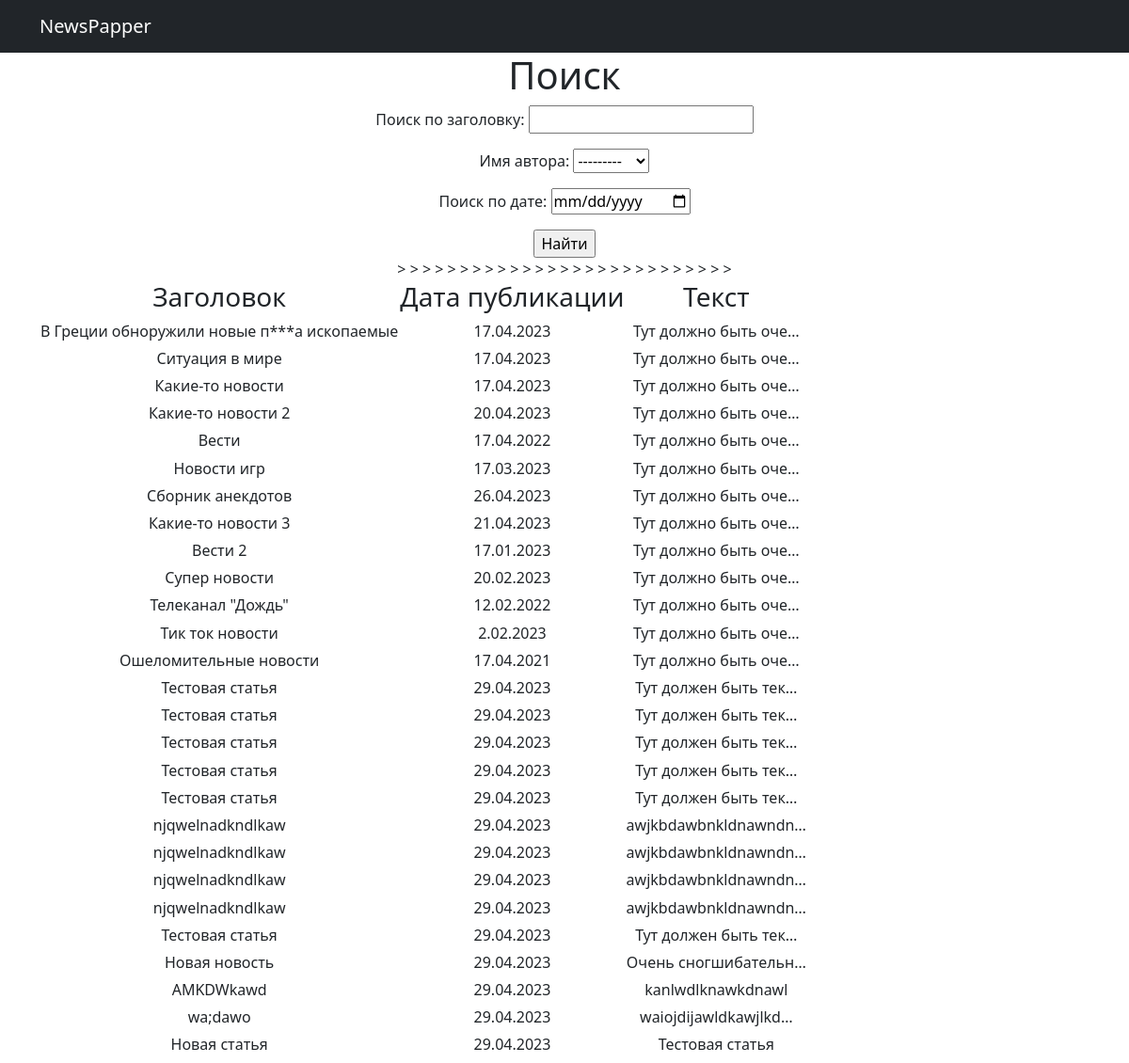
The page /post/news/search/ on the database its author committed.
### news/models.py (models this page shows, shortened)
class Post(models.Model):
    article = 'AR'
    news = 'NE'
    POST_TYPES = [
        (article, 'Статья'),
        (news, 'Новость')
    ]
    author = models.ForeignKey(Author, on_delete=models.CASCADE)
    post_type = models.CharField(max_length=2, choices=POST_TYPES)
    time_created = models.DateTimeField(auto_now_add=True)
    categories = models.ManyToManyField(Category, through='PostCategory')
    title = models.CharField(max_length=255)
    text = models.TextField()
    rating = models.FloatField(default=0.0)

### news/views.py (the view)
# urls.py: path('news/search/', PostSearch.as_view(), name='post_search'),
class PostSearch(ListView):
    model = Post
    template_name = 'search.html'
    context_object_name = 'post'
    def get_queryset(self):
        queryset = super().get_queryset()
        self.filterset = PostFilter(self.request.GET, queryset)
        return self.filterset.qs
    def get_context_data(self, **kwargs):
        context = super().get_context_data(**kwargs)
        context['filterset'] = self.filterset
        return context

### news/models.py (called while the page is built)
    def __str__(self):
        return self.user.username

### news/templatetags/custom_filter.py (called while the page is built)
@register.filter()
def censor(value):
   bad_words = ('падла', 'урод')
   if not isinstance(value, str):
      raise TypeError(f"unresolved type '{type(value)}' expected  type 'str'")
   for word in value.split():
      if word.lower() in bad_words:
         value = value.replace(word, f"{word[0]}{'*' * (len(word) - 2)}{word[-1]}")
   return value

### templates/search.html (shortened to what this page needs)
{% extends 'flatpages/default.html' %}
{% load custom_filter %}
{% load custom_tags %}
{% block content %}
<h1>Поиск</h1>
    <form action="" method="get">
       {{ filterset.form.as_p }}
       <input type="submit" value="Найти" />
   </form>
   {% if post %}
       <table>
           <tr>
               <td><h3>Заголовок</h3></td>
               <td><h3>Дата публикации</h3></td>
               <td><h3>Текст</h3></td>
           </tr>
           {% for post in post %}
           <tr>
			   <td><h6>{{ post.title | censor}}</h6></td>
               <td><h6>{{ post.time_created|date:'j.m.Y' }}</h6></td>
               <td><h6>{{ post.text | truncatechars:20| censor }}</h6></td>>
           </tr>
           {% endfor %}
       </table>
   {% else %}
       <h2>Постов нет!!</h2>
   {% endif %}
{% endblock content %}

### rows shown on the page
Post: title|censor "В Греции обноружили новые п***а ископаемые", time_created "17.04.2023", text|censor "Тут должно быть оче…"
Post: title|censor "Ситуация в мире", time_created "17.04.2023", text|censor "Тут должно быть оче…"
Post: title|censor "Какие-то новости", time_created "17.04.2023", text|censor "Тут должно быть оче…"
Post: title|censor "Какие-то новости 2", time_created "20.04.2023", text|censor "Тут должно быть оче…"
Post: title|censor "Вести", time_created "17.04.2022", text|censor "Тут должно быть оче…"
Post: title|censor "Новости игр", time_created "17.03.2023", text|censor "Тут должно быть оче…"
Post: title|censor "Сборник анекдотов", time_created "26.04.2023", text|censor "Тут должно быть оче…"
Post: title|censor "Какие-то новости 3", time_created "21.04.2023", text|censor "Тут должно быть оче…"
Post: title|censor "Вести 2", time_created "17.01.2023", text|censor "Тут должно быть оче…"
Post: title|censor "Супер новости", time_created "20.02.2023", text|censor "Тут должно быть оче…"
Post: title|censor "Телеканал \"Дождь\"", time_created "12.02.2022", text|censor "Тут должно быть оче…"
Post: title|censor "Тик ток новости", time_created "2.02.2023", text|censor "Тут должно быть оче…"
Post: title|censor "Ошеломительные новости", time_created "17.04.2021", text|censor "Тут должно быть оче…"
Post: title|censor "Тестовая статья", time_created "29.04.2023", text|censor "Тут должен быть тек…"
Post: title|censor "Тестовая статья", time_created "29.04.2023", text|censor "Тут должен быть тек…"
Post: title|censor "Тестовая статья", time_created "29.04.2023", text|censor "Тут должен быть тек…"
Post: title|censor "Тестовая статья", time_created "29.04.2023", text|censor "Тут должен быть тек…"
Post: title|censor "Тестовая статья", time_created "29.04.2023", text|censor "Тут должен быть тек…"
Post: title|censor "njqwelnadkndlkaw", time_created "29.04.2023", text|censor "awjkbdawbnkldnawndn…"
Post: title|censor "njqwelnadkndlkaw", time_created "29.04.2023", text|censor "awjkbdawbnkldnawndn…"
Post: title|censor "njqwelnadkndlkaw", time_created "29.04.2023", text|censor "awjkbdawbnkldnawndn…"
Post: title|censor "njqwelnadkndlkaw", time_created "29.04.2023", text|censor "awjkbdawbnkldnawndn…"
Post: title|censor "Тестовая статья", time_created "29.04.2023", text|censor "Тут должен быть тек…"
Post: title|censor "Новая новость", time_created "29.04.2023", text|censor "Очень сногшибательн…"
Post: title|censor "AMKDWkawd", time_created "29.04.2023", text|censor "kanlwdlknawkdnawl"
Post: title|censor "wa;dawo", time_created "29.04.2023", text|censor "waiojdijawldkawjlkd…"
Post: title|censor "Новая статья", time_created "29.04.2023", text|censor "Тестовая статья"
